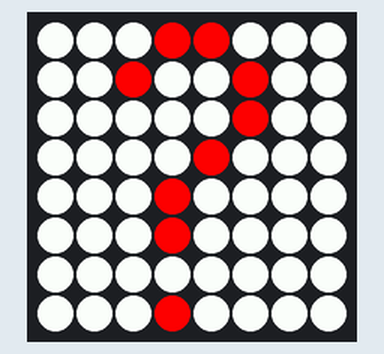
The program below on a simulated Raspberry Pi (BCM pin numbers) with a Sense HAT. On the bench: the Sense HAT's 8×8 RGB LED matrix. At 3.0 s the program stops and its outputs stay as they are.

Above: at 0.1 s.

The program:

Interr.py
```python
from time import sleep
from sense_hat import SenseHat
sense = SenseHat()

sense.set_rotation(180)

X = [255, 0, 0]  # Red
O = [255, 255, 255]  # White

question_mark = [
O, O, O, X, X, O, O, O,
O, O, X, O, O, X, O, O,
O, O, O, O, O, X, O, O,
O, O, O, O, X, O, O, O,
O, O, O, X, O, O, O, O,
O, O, O, X, O, O, O, O,
O, O, O, O, O, O, O, O,
O, O, O, X, O, O, O, O
]

sense.set_pixels(question_mark)
sleep(1)
sense.clear(0,0,0)
sleep(1)
sense.set_pixels(question_mark)
sleep(1)
sense.clear(0,0,0)
```
